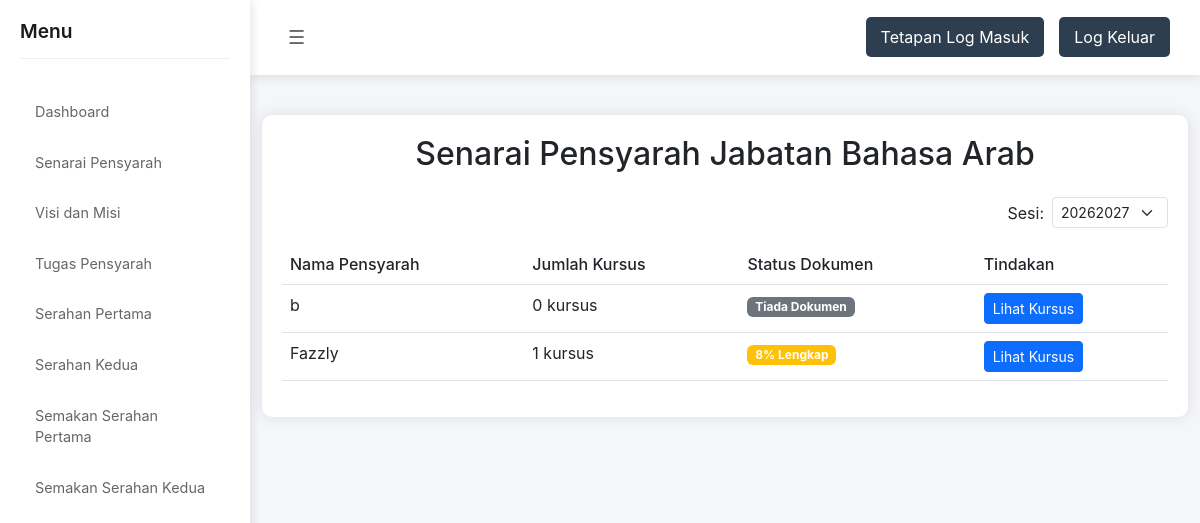
Screenshot of /senarai_pensyarah_kj.php (signed in) with the database file from the repository.
### tables this page shows
CREATE TABLE `pensyarah` (
  `id` int(11) NOT NULL,
  `id_users` int(11) NOT NULL,
  `nama_pensyarah` varchar(255) NOT NULL,
  `ketua_jabatan` enum('yes','no') DEFAULT NULL,
  `jabatan` varchar(255) DEFAULT NULL,
  `fakulti` varchar(255) DEFAULT NULL
);

### senarai_pensyarah_kj.php (the view, shortened to what this page needs)
<?php
include('database.php');
$current_user_id = intval($_SESSION['id']);
$ketua_query = "SELECT jabatan, fakulti FROM pensyarah
                WHERE ketua_jabatan = 'yes' AND id_users = ?
                LIMIT 1";
$stmt = $conn->prepare($ketua_query);
$stmt->bind_param("i", $current_user_id);
$stmt->execute();
$ketua_result = $stmt->get_result();
if ($ketua_result->num_rows > 0) {
    $ketua = $ketua_result->fetch_assoc();
    $current_jabatan = $ketua['jabatan'];
    $current_fakulti = $ketua['fakulti'];
} else {
    echo "<p>Ketua Jabatan tidak ditemui atau tidak mempunyai akses.</p>";
    exit;
}
?>
<!DOCTYPE html>
<html lang="en">
<head>
    <link href="https://cdn.jsdelivr.net/npm/bootstrap@5.3.0/dist/css/bootstrap.min.css" rel="stylesheet">
</head>
<body>
    <?php include('sidebar_ketua_jabatan.php'); ?>
    <div class="content container">
        <div class="table-container">
            <h2 class="text-center mb-4">Senarai Pensyarah <?php echo htmlspecialchars($current_jabatan); ?></h2>
            <?php
            $sesi_query = "SELECT DISTINCT sesi FROM kursus ORDER BY sesi DESC";
            $sesi_result = $conn->query($sesi_query);
            $selected_sesi = isset($_GET['sesi']) ? $_GET['sesi'] : '';
            if (empty($selected_sesi) && $sesi_result->num_rows > 0) {
                $latest_sesi = $sesi_result->fetch_assoc();
                $selected_sesi = $latest_sesi['sesi'];
            }
            ?>
            <div class="d-flex justify-content-end mb-3">
                <form method="GET" class="d-flex align-items-center">
                    <label for="sesi" class="me-2">Sesi:</label>
                    <select name="sesi" id="sesi" class="form-select form-select-sm" style="width: auto;" onchange="this.form.submit()">
                        <?php
                        $sesi_result->data_seek(0);
                        while ($sesi = $sesi_result->fetch_assoc()) {
                            $selected = ($sesi['sesi'] == $selected_sesi) ? 'selected' : '';
                            echo "<option value='{$sesi['sesi']}' {$selected}>{$sesi['sesi']}</option>";
                        }
                        ?>
                    </select>
                </form>
            </div>
            <div class="table-responsive">
                <table class="table table-hover">
                    <thead>
                        <tr>
                            <th>Nama Pensyarah</th>
                            <th>Jumlah Kursus</th>
                            <th>Status Dokumen</th>
                            <th>Tindakan</th>
                        </tr>
                    </thead>
                    <tbody>
                        <?php
                        $sql = "SELECT p.id, p.nama_pensyarah,
                               COUNT(DISTINCT k.id) as jumlah_kursus,
                               COUNT(DISTINCT d.dokumen_id) as total_docs,
                               SUM(CASE WHEN d.status = 'Checked' THEN 1 ELSE 0 END) as checked_docs
                               FROM pensyarah p
                               LEFT JOIN kursus k ON p.id = k.pensyarah_id AND k.sesi = ?
                               LEFT JOIN dokumen d ON k.id = d.kursus_id
                               WHERE p.jabatan = ? AND p.fakulti = ?
                               GROUP BY p.id
                               ORDER BY p.nama_pensyarah";
                        $stmt = $conn->prepare($sql);
                        $stmt->bind_param("sss", $selected_sesi, $current_jabatan, $current_fakulti);
                        $stmt->execute();
                        $result = $stmt->get_result();
                        while ($row = $result->fetch_assoc()) {
                            echo "<tr>";
                            echo "<td>" . htmlspecialchars($row['nama_pensyarah']) . "</td>";
                            echo "<td>" . $row['jumlah_kursus'] . " kursus</td>";
                            echo "<td>";
                            if ($row['total_docs'] > 0) {
                                $percentage = round(($row['checked_docs'] / $row['total_docs']) * 100);
                                $badge_class = $percentage == 100 ? 'bg-success' :
                                             ($percentage > 0 ? 'bg-warning' : 'bg-danger');
                                echo "<span class='badge {$badge_class}'>{$percentage}% Lengkap</span>";
                            } else {
                                echo "<span class='badge bg-secondary'>Tiada Dokumen</span>";
                            }
                            echo "</td>";
                            echo "<td>
                                    <a href='lihat_kursus.php?pensyarah_id=" . $row['id'] . "&sesi=" . $selected_sesi . "'
                                       class='btn btn-primary btn-sm'>Lihat Kursus</a>
                                  </td>";
                            echo "</tr>";
                        }
                        ?>
                    </tbody>
                </table>
            </div>
        </div>
    </div>
</body>
</html>

### senarai_pensyarah_kj.php (style rules this page uses)
body { background-color: #f8f9fa; }
.content { margin-top: 20px; padding: 20px; }
.table-container { background-color: white; padding: 20px; border-radius: 10px; box-shadow: 0 0 15px rgba(0,0,0,0.1); margin-bottom: 30px; }
.table { margin-bottom: 0; }
.table th { background-color: #2c3e50; color: white; font-weight: 500; }
.badge { padding: 8px 12px; font-weight: 500; }

### sidebar_ketua_jabatan.php (style rules this page uses)
* { margin: 0; padding: 0; box-sizing: border-box; font-family: 'Inter', sans-serif; }
body { display: flex; min-height: 100vh; background-color: #f5f6fa; }

### rows the page displays
pensyarah: jabatan "Jabatan Bahasa Arab", nama_pensyarah "b", jumlah_kursus "0", shows "Tiada Dokumen"
pensyarah: nama_pensyarah "Fazzly", jumlah_kursus "1", percentage "8"

### other values shown
form field sesi "20262027"
